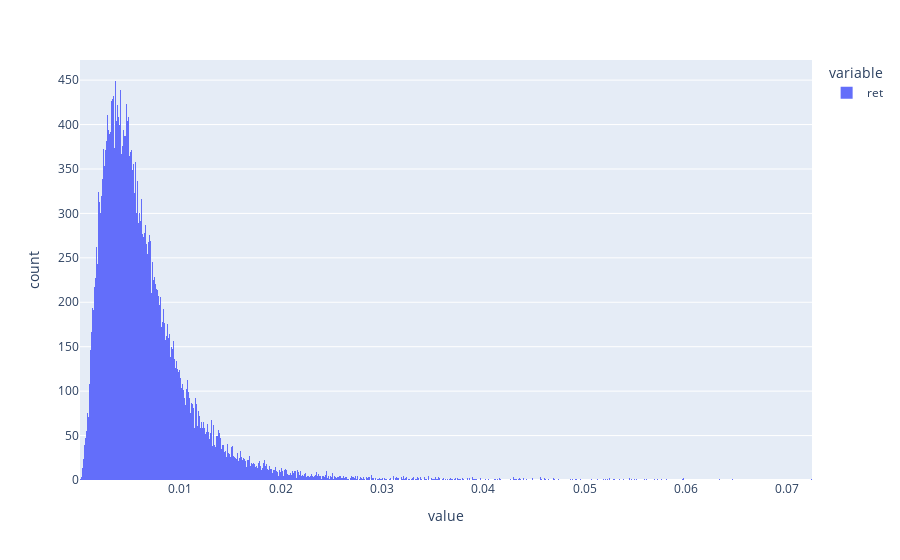

Notebook code for this chart:
### Code cell
import plotly.express as px


def plot_distribution(res, bins=1000):
    fig = px.histogram(res, nbins=bins)
    fig.show()


plot_distribution(abs(side_labels[side_labels["bin"] != 0]["ret"]))

### Figure 1 — Plotly figure (JSON) as saved in the notebook; plotly's stock layout.template omitted (floating-point values rounded to 4 significant figures; data arrays with more than 128 entries replaced by an {"elided": "..."} marker saying what was removed)
{"data": [{"bingroup": "x", "hovertemplate": "variable=ret<br>value=%{x}<br>count=%{y}<extra></extra>", "legendgroup": "ret", "marker": {"color": "#636efa", "pattern": {"shape": ""}}, "name": "ret", "nbinsx": 1000, "orientation": "v", "showlegend": true, "type": "histogram", "x": {"elided": "30260 float values"}, "xaxis": "x", "yaxis": "y"}], "layout": {"barmode": "relative", "legend": {"title": {"text": "variable"}, "tracegroupgap": 0}, "margin": {"t": 60}, "xaxis": {"anchor": "y", "domain": [0, 1], "title": {"text": "value"}}, "yaxis": {"anchor": "x", "domain": [0, 1], "title": {"text": "count"}}}}
